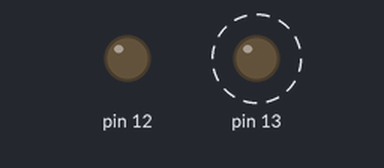
A sketch run on a simulated Arduino Uno, built with avr-gcc and run on an emulated ATmega328P. On the bench: output pins drawn as LEDs (lit = HIGH). Dashed ring = blinking.

Above: at 0.3 s.
At 4.05 s:
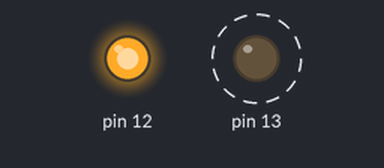
Timing chart, 0 to 4.6 s (numbered marks = the images above):
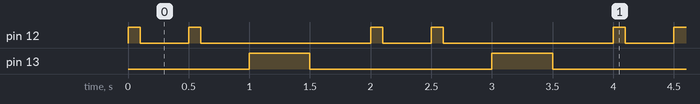

The sketch:

alg_c.ino
```cpp
void setup() {
  pinMode(13,OUTPUT);
  pinMode(12,OUTPUT);

}

void loop() {

  digitalWrite(12, HIGH);

  delay(100);
  digitalWrite(12, LOW);

  delay(400);
  digitalWrite(12, HIGH);
  delay(100);
  digitalWrite(12, LOW);

  delay(400);

  digitalWrite(13, HIGH);
  delay(500);
  digitalWrite(13, LOW);

  delay(500);
}
```

Measured:
- by itself, pin 12: repeats every 2.0 s: LOW 0.40 s, HIGH 0.10 s, LOW 1.4 s, HIGH 0.10 s
- by itself, pin 13: alternates HIGH for 0.50 s and LOW for 1.5 s
- by itself, everything shown: repeats every 2.0 s, in 6 steps
